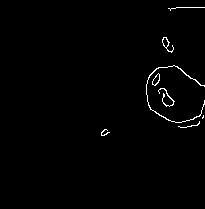
#> input picture data_backup/testvat/crop.jpg, 205 x 209 px
$ python test4.py
#> lines starting #> are read from the running program, lines starting #| are printed output that depends on the picture
import cv2
from matplotlib import pyplot as plt
import matplotlib.image as img

# create figure
fig = plt.figure(figsize=(10, 7))

c1 = img.imread('crop.jpg')
#> c1 is the input picture: shape (209, 205); min 0, max 255, mean 2.6
c2 = img.imread('crop2.jpg')
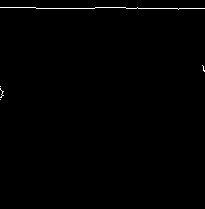
#> input picture data_backup/testvat/crop2.jpg, 205 x 209 px
#> c2 is the input picture: shape (209, 205); min 0, max 255, mean 1.4
c3 = img.imread('crop3.jpg')
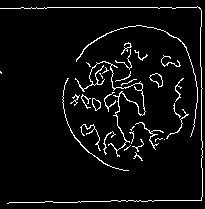
#> input picture data_backup/testvat/crop3.jpg, 205 x 209 px
#> c3 is the input picture: shape (209, 205); min 0, max 255, mean 13.4

rows = 1
columns = 3

fig.add_subplot(rows, columns, 1)
# showing image
plt.imshow(c1)
plt.axis('off')
plt.title("Anti-A")

# Adds a subplot at the 2nd position
fig.add_subplot(rows, columns, 2)

# showing image
plt.imshow(c2)
plt.axis('off')
plt.title("Anti-B")

# Adds a subplot at the 3rd position
fig.add_subplot(rows, columns, 3)

# showing image
plt.imshow(c3)
plt.axis('off')
plt.title("Anti-RH")
plt.show()
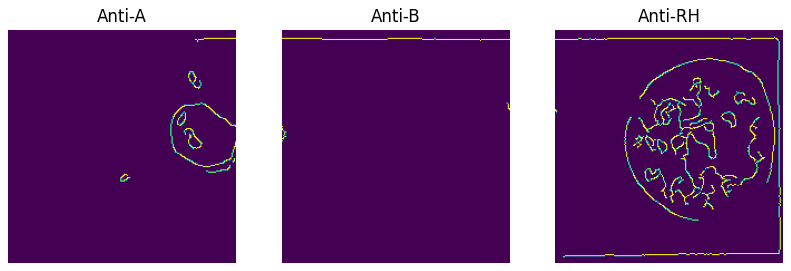
#> figure drawn by matplotlib, 3 panels
